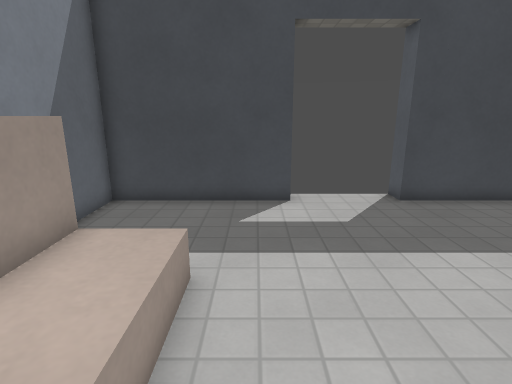
View 1 (above)

12 first-person views from a walk through a level from a Godot 3-D game. The camera is 1.5 m above the floor, tilts 14° down and sees 80° across. Doors that lead somewhere are drawn open, without their leaves. The floor is counted in squares, 0.5 m on a side. Each view is taken from the middle of a square. On the plan, view 1 faces up. The plan holds only what a view shows up to about 20 squares ahead; the rest is blank. Some surface patterns are stand-ins.

View 2
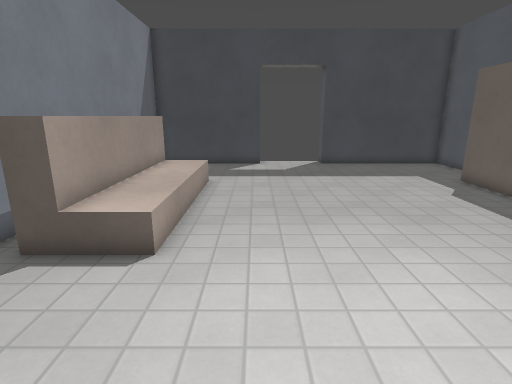

View 3
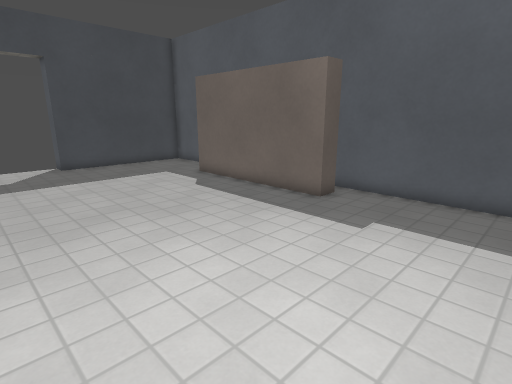

View 4
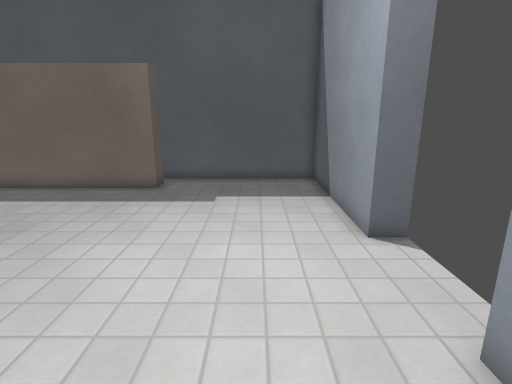

View 5
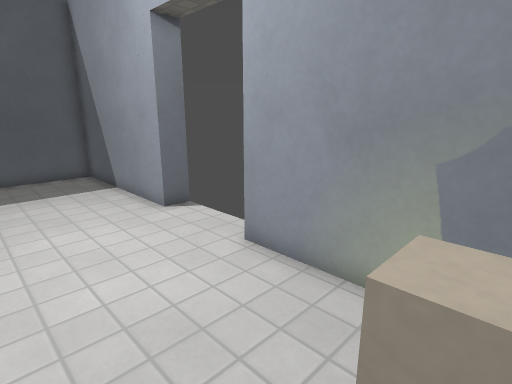

View 6
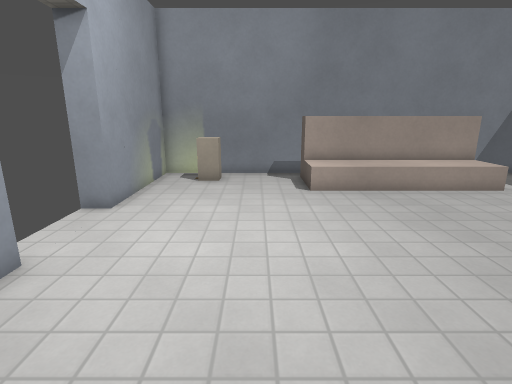

View 7
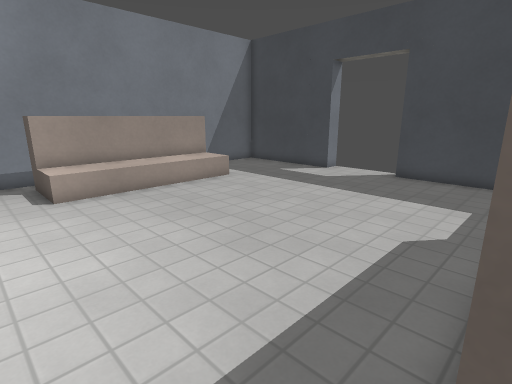

View 8
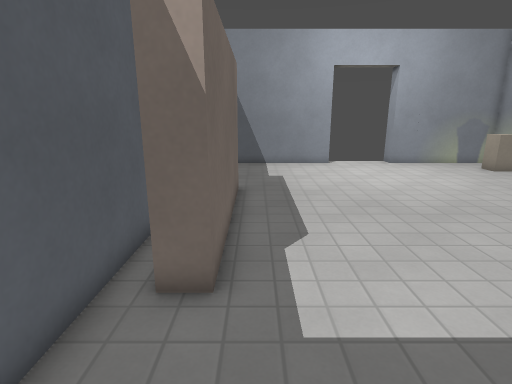

View 9
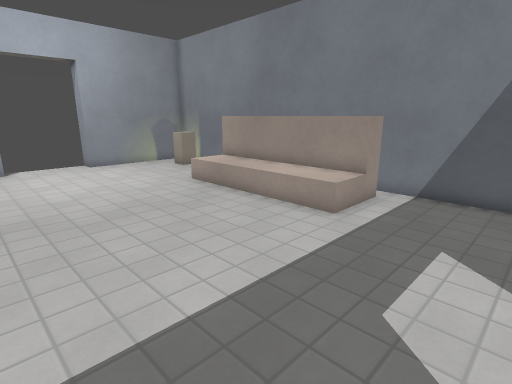

View 10
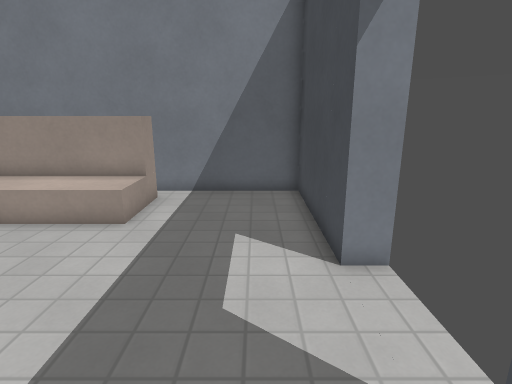

View 11
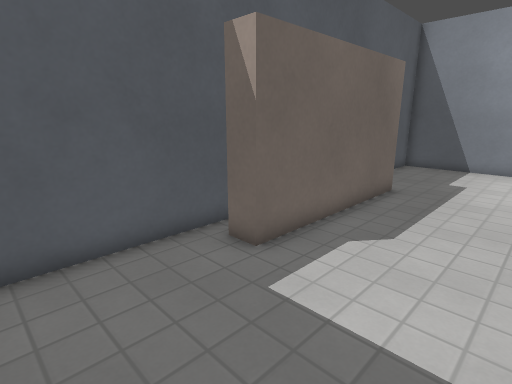

View 12
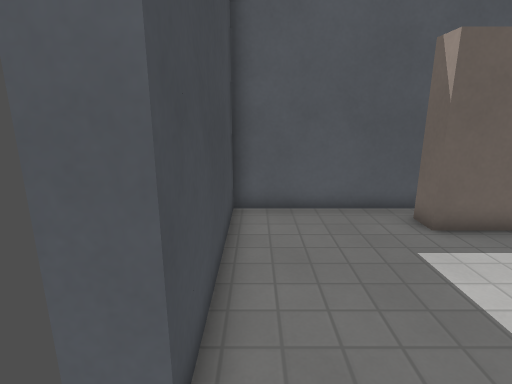

### Floor plan
Key: @ floor where view 1 was taken; # wall or solid block; . floor; / step, stairs or slope; D open door; B block; O other object.
Columns run from 5 left of view 1 to 13 right of it. Each row starts with its distance up from view 1.
 12       #   #
 11 #######...#########
 10 #.................#
  9 #.................#
  8 #.................#
  7 #.................#
  6 #.................#
  5 #OOO/...........OO#
  4 # O /...........O #
  3 # O /...........O #
  2 # O /...........O #
  1 # O /...........O
  0 # O /@..........O
 -1 # O /...........O
 -2 # O /...........O #
 -3 #OO//...........OO#
 -4 #.................#
 -5 #.................#
 -6 #.................#
 -7 #BB...............#
 -8 # B...............#
 -9 #.................#
-10 #######...#########
-11       DDDDD

Positions as (right, up) in squares from view 1, and headings:
1: (0, 0), facing up
2: (1, -9), facing up
3: (1, -9), facing up-right
4: (-2, -7), facing right
5: (-4, -5), facing down-right
6: (11, -5), facing left
7: (11, -5), facing up-left
8: (10, 10), facing down
9: (7, 10), facing down-left
10: (7, 9), facing left
11: (6, 10), facing down-right
12: (3, 10), facing right
